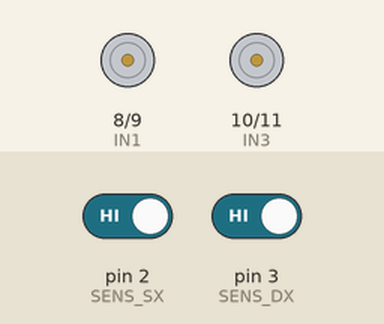
This sketch was run on a simulated Arduino Uno, built with avr-gcc and run on an emulated ATmega328P. On the bench: motor-driver pin pairs drawn as motors (green arrow = first pin HIGH = forward, orange = second pin HIGH = backward, longer = more drive, scaled by the enable pin). The inputs (shaded band) are chosen by the test bench; at power-on: pin 2 (SENS_SX) HIGH, pin 3 (SENS_DX) HIGH.

Above: at 1.2 s.
1.3 s: pin 2 (SENS_SX) driven LOW
At 2.2 s:
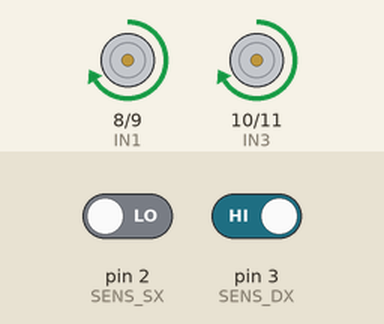
2.8 s: pin 3 (SENS_DX) driven LOW
At 3.3 s:
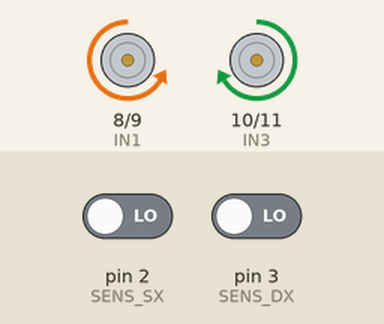
4.3 s: pin 2 (SENS_SX) driven HIGH
At 5.5 s:
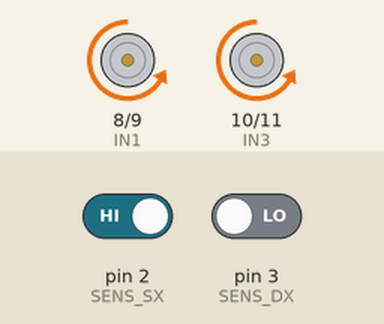
5.8 s: pin 3 (SENS_DX) driven HIGH
At 6.8 s:
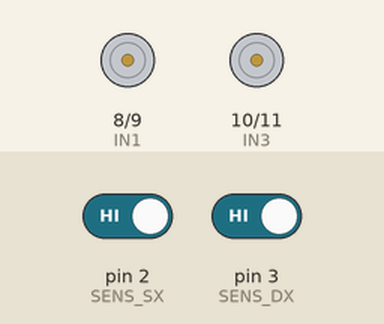
Timing chart, 0 to 8.3 s (numbered marks = the images above; inputs shaded):
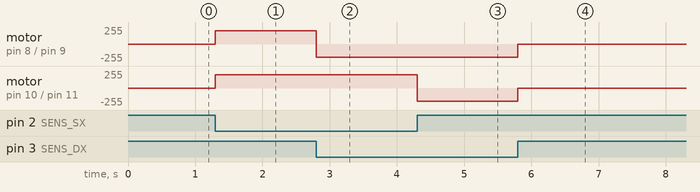

The sketch:

sketch_may22a.ino
```cpp
/*

Scala Salvatore Gaetano 1000100183


####################
#   COLLEGAMENTI   #
####################

1. motori e driver L298N
•	motore sx: collega i due fili ai morsetti OUT1 e OUT2 del L298N.
•	motore dx: collega i due fili ai morsetti OUT3 e OUT4 del L298N.

2. batteria 1 e interruttore (motori)
•	prendi il filo rosso (+) della prima batteria da 9V e collegalo a un piedino dell'interruttore nero.
•	dall'altro piedino dell'interruttore, porta un cavetto al morsetto 12V del L298N.
•	collega il filo nero (-) della batteria direttamente al morsetto GND del L298N.


3. breadboard e sensori
•	usa un cavetto per collegare il pin 5V di Arduino alla linea rossa (+) della breadboard.
•	usa un cavetto per collegare un pin GND di Arduino alla linea blu o nera (-) della breadboard.
•	occhio sx: collega VCC alla linea rossa, GND alla linea blu. (A0 rimane scollegato).
•	occhio dx: collega VCC alla linea rossa, GND alla linea blu. (A0 rimane scollegato).


4. tutti i pin verso Elengoo uno R3
•	la massa comune: collega un cavetto dal morsetto GND del L298N a uno dei pin GND.
•	velocità motore sx: Pin ENA (senza cappuccetto) collegato al pin 5.
•	direzione sx: pin IN1 collegato al pin 8.
•	direzione sx: pin IN2 collegato al pin 9.
•	direzione dx: pin IN3 collegato al pin 10.
•	direzione dx: pin IN4 collegato al pin 11.
•	velocità motore dx: pin ENB (senza cappuccetto) collegato al pin 6.
•	IR sx: pin D0 del sensore sinistro collegato al pin 2.
•	IR dx: pin D0 del sensore destro collegato al pin 3.


5. batteria 2 (l'energia per il microcontrollore)
•	collega la seconda batteria da 9V direttamente ad Arduino
(tramite lo spinotto nero rotondo oppure collegando il filo rosso al pin VIN e il nero a GND).

*/

// pin:
#define ENA 5      // acceleratore destro
#define ENB 6      // acceleratore sinistro
#define IN1 8      // direzione destra
#define IN2 9      // direzione destra
#define IN3 10     // direzione sinistra
#define IN4 11     // direzione sinistra

#define SENS_SX 2  // occhio sinistro
#define SENS_DX 3  // occhio destro

// velocità posta 200 per vincere l'attrito dei motori (ed evitare che va con una sola ruota).
// se va ancora solo una ruota, alzarlo a 255 (velocità massima).
int velocita = 200;


void setup() {
  pinMode(ENA, OUTPUT);
  pinMode(ENB, OUTPUT);
  pinMode(IN1, OUTPUT);
  pinMode(IN2, OUTPUT);
  pinMode(IN3, OUTPUT);
  pinMode(IN4, OUTPUT);

  pinMode(SENS_SX, INPUT);
  pinMode(SENS_DX, INPUT);
}

void loop() {
  // garantiamo che la potenza sia sempre inviata agli acceleratori
  analogWrite(ENA, velocita);
  analogWrite(ENB, velocita);

  // lettura sensori: BIANCO = 0 (LOW), NERO/ARIA = 1 (HIGH)
  int occhioSinistro = digitalRead(SENS_SX);
  int occhioDestro = digitalRead(SENS_DX);

  // 1): entrambi sul BIANCO (0, 0) -> VAI DRITTO
  if (occhioSinistro == LOW && occhioDestro == LOW) {
    vaiDritto();
  }

  // 2): occhio SX sul NERO (1, 0) -> GIRA A SINISTRA
  else if (occhioSinistro == HIGH && occhioDestro == LOW) {
    giraSinistra();
  }

  // 3): occhio DX sul NERO (0, 1) -> GIRA A DESTRA
  else if (occhioSinistro == LOW && occhioDestro == HIGH) {
    giraDestra();
  }

  // 4): entrambi sul NERO o in aria (1, 1) -> FERMO
  else if (occhioSinistro == HIGH && occhioDestro == HIGH) {
    fermo();
  }
}

// --- i vari movimenti ---

void vaiDritto() {
  digitalWrite(IN1, LOW);  // ruota DX avanti
  digitalWrite(IN2, HIGH);
  digitalWrite(IN3, HIGH); // ruota SX avanti
  digitalWrite(IN4, LOW);
}

void giraSinistra() {
  digitalWrite(IN1, LOW);  // ruota DX avanti
  digitalWrite(IN2, HIGH);
  digitalWrite(IN3, LOW);  // ruota SX indietro
  digitalWrite(IN4, HIGH);
}

void giraDestra() {
  digitalWrite(IN1, HIGH); // ruota DX indietro
  digitalWrite(IN2, LOW);
  digitalWrite(IN3, HIGH); // ruota SX avanti
  digitalWrite(IN4, LOW);
}

void fermo() {
  digitalWrite(IN1, LOW);
  digitalWrite(IN2, LOW);
  digitalWrite(IN3, LOW);
  digitalWrite(IN4, LOW);
}


/*
#################################################
#   La logica di movimento (Cosa fa in pista)   #
#################################################

L'obiettivo del robot è avanzare tenendo la linea nera esattamente in mezzo ai due sensori.
Il codice impone queste 4 regole:

	1.	VAI DRITTO: se entrambi gli "occhi" vedono il bianco, significa che la linea nera si
    trova perfettamente al centro tra i due sensori. Il robot sa di essere sulla strada giusta e
    spinge entrambe le ruote in avanti;

	2.	CORREGGI A SINISTRA: se l'occhio sinistro tocca il nero, significa che il robot sta sbandando
  troppo verso destra. Il cervello interviene subito facendo girare la ruota destra in avanti e la
  sinistra all'indietro per "ruotare" rapidamente a sinistra e rimettersi in carreggiata.

  3.	CORREGGI A DESTRA: se l'occhio destro tocca il nero, il robot sta sbandando verso sinistra.
  Il cervello fa l'esatto opposto: spinge la ruota sinistra in avanti e la destra all'indietro per
  sterzare a destra.

  4.	FERMATI: Se entrambi gli occhi vedono il nero contemporaneamente (ad esempio se incontra una
  linea orizzontale di fine percorso) oppure se il robot viene sollevato in aria (i sensori non rilevano
  più il bianco del pavimento), i motori si spengono e il robot si ferma.


In sintesi si può considerare  un sistema a correzione continua. Mentre avanza, il robot farà dei continui
e piccolissimi  "zig-zag" (sterzate a destra e a sinistra) per rimbalzare virtualmente tra i bordi della
linea nera.
*/
```

Measured:
- after the input at 1.3 s, motor on pin 8 (IN1) / pin 9 (IN2), motor on pin 10 (IN3) / pin 11 (IN4): stopped → forward 200/255 at once
- after the input at 2.8 s, motor on pin 8 (IN1) / pin 9 (IN2): forward 200/255 → backward 200/255 at once
- after the input at 4.3 s, motor on pin 10 (IN3) / pin 11 (IN4): forward 200/255 → backward 200/255 at once
- after the input at 5.8 s, motor on pin 8 (IN1) / pin 9 (IN2), motor on pin 10 (IN3) / pin 11 (IN4): backward 200/255 → stopped at once
